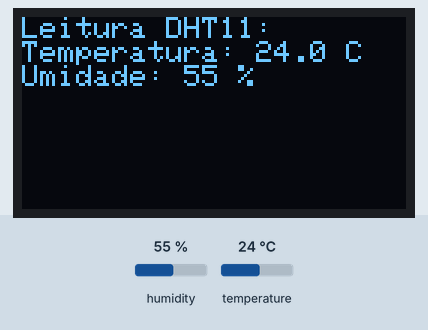
Simulated run of this sketch. Board: ESP32. Parts: 128×64 one-colour display. The test bench sets the inputs (shaded band); at power-on: humidity 55 %, temperature 24 °C. What the sketch prints to the serial monitor is not drawn.

Above: at 3.2 s.
3.3 s: humidity set to 22 %
At 5.6 s:
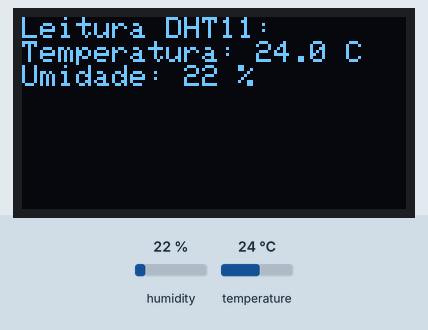
6.1 s: temperature set to 12 °C
At 7.5 s:
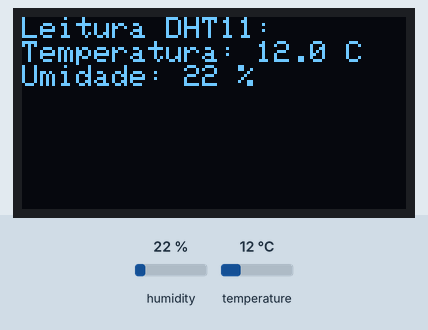
8.9 s: humidity set to 40 %
At 11.2 s:
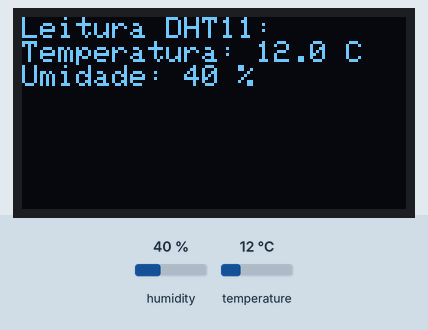
11.9 s: temperature set to 19 °C
Timing chart, 0 to 14.9 s (numbered marks = the images above; inputs shaded):
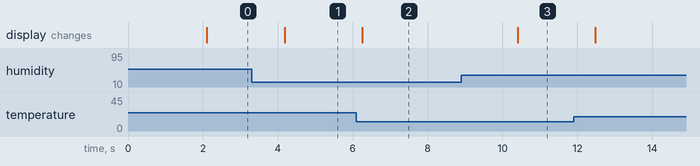

The sketch:

sensor_dht11_temperatura_umidade.ino
```cpp
// Importando bibliotecas e arquivos (#include)
#include <Adafruit_Sensor.h>
#include <DHT.h>
#include <Wire.h>
#include <Adafruit_GFX.h>
#include <Adafruit_SSD1306.h>

// Pino conectado ao DHT11 (#define cria constantes ou macros)
#define DHTPIN 15
#define DHTTYPE DHT11

// Inicializa o sensor DHT
DHT dht(DHTPIN, DHTTYPE);

// Parâmetros do display OLED (128x64)
#define SCREEN_WIDTH 128
#define SCREEN_HEIGHT 64
Adafruit_SSD1306 display(SCREEN_WIDTH, SCREEN_HEIGHT, &Wire, -1);

void setup() {
  Serial.begin(115200);
  dht.begin();

  // Inicializa o display
  if (!display.begin(SSD1306_SWITCHCAPVCC, 0x3C)) {
    Serial.println(F("Falha ao inicializar o display OLED"));
    while (true);
  }

  display.clearDisplay();
  display.setTextSize(1);
  display.setTextColor(SSD1306_WHITE);
  display.setCursor(0, 0);
  display.println("Iniciando sensor DHT11...");
  display.display();
  delay(2000);
}

void loop() {
  float temperatura = dht.readTemperature();
  float umidade = dht.readHumidity();

  // Verifica se a leitura falhou
  if (isnan(temperatura) || isnan(umidade)) {
    Serial.println("Falha na leitura do DHT11");
    display.clearDisplay();
    display.setCursor(0, 0);
    display.println("Erro na leitura");
    display.display();
  } else {

    // Imprime na serial
    Serial.printf("Temperatura: %.1f °C \t Umidade: %.0f%%\n", temperatura, umidade);

    // Exibe no display
    display.clearDisplay();
    display.setCursor(0, 0);
    display.println("Leitura DHT11:");
    display.printf("Temperatura: %.1f C\n", temperatura);
    display.printf("Umidade: %.0f %%\n", umidade);
    display.display();
  }

  delay(1000);
}
```

Measured:
- after the input at 3.3 s, the display: changes after 0.88 s (image 1)
- after the input at 6.1 s, the display: changes after 0.15 s (image 2)
- after the input at 8.9 s, the display: changes after 1.5 s (image 3)
